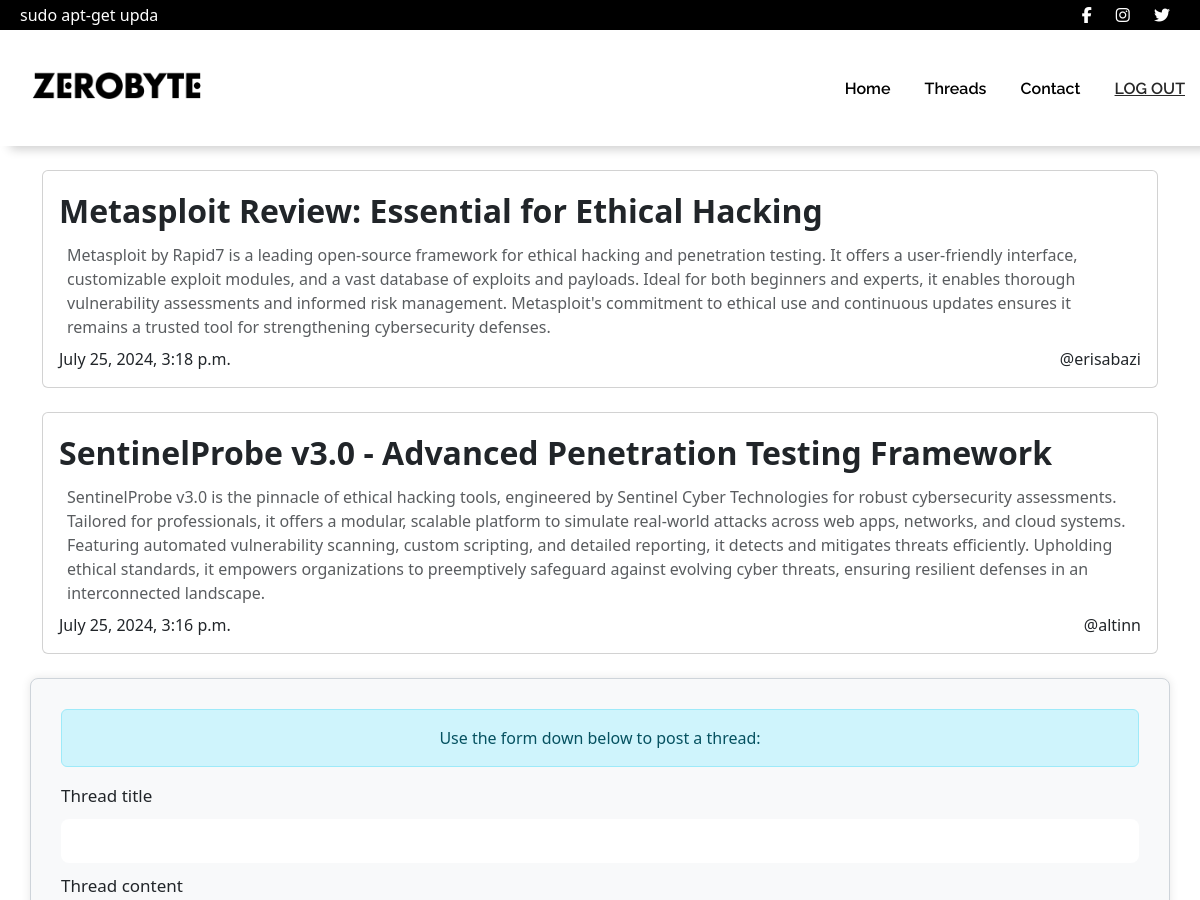
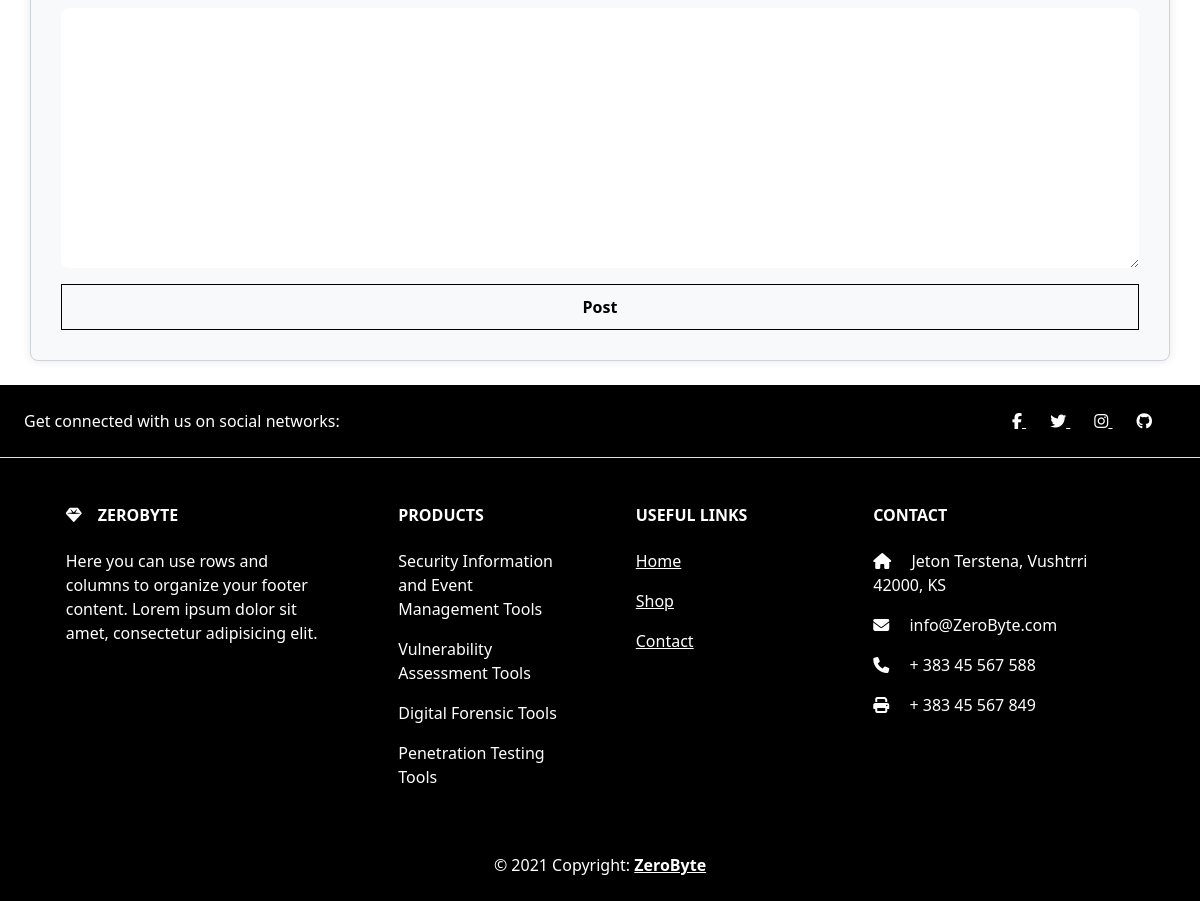
Page /threads/ (signed in) on the committed database (2 pictures, top to bottom).
### threads/models.py (models this page shows, shortened)
class Thread(models.Model):
    thread_title = models.CharField(max_length=255)
    thread_content = models.TextField()
    thread_author = models.ForeignKey(User, on_delete=models.CASCADE)
    thread_date = models.DateTimeField(auto_now_add=True)

### threads/views.py (the view)
# urls.py: path('', threads, name='threads'),
@login_required(login_url="login")
def threads(request):
    threads = Thread.objects.all().order_by('-thread_date')
    form = ThreadForm()
    if request.method == "POST":
        form = ThreadForm(request.POST)
        thread = form.save(commit=False)
        thread.thread_author = request.user
        thread.save()
    context = {
        'threads': threads,
        'form': form,
    }
    return render(request, 'threads/threads.html', context)

### threads/forms.py
class ThreadForm(forms.ModelForm):
    class Meta:
        model = Thread
        fields = ['thread_title', 'thread_content']

### threads/templates/threads/threads.html (shortened to what this page needs)
{% extends 'myapp/components/base.html' %}
{% load static %}
{% block styles %}
    <link rel="stylesheet" href="{% static 'css/thread.css' %}">
{% endblock %}
{% block body %}
<div class="container threads-container">
    {% for thread in threads %}
        <div class="card my-4">
            <div class="card-body">
                <div class="card-title fs-2 fw-bold">
                    {{ thread.thread_title }}
                </div>
                <div class="card-text px-2 text-muted">
                    {{ thread.thread_content }}
                </div>
                <div class="d-flex mt-2 justify-content-between card-info">
                    <div class="date">
                        {{ thread.thread_date }}
                    </div>
                    <div class="author">
                        @{{ thread.thread_author }}
                    </div>
                </div>
            </div>
        </div>
    {% endfor %}
</div>
<div class="container form-container my-4">
    <div class="alert alert-info text-center">
        Use the form down below to post a thread:
    </div>
        <form method="post" id="forma">
            <label for="thread_title">Thread title</label>
            {{ form.thread_title }}
            <label for="thread_content">Thread content</label>
            {{ form.thread_content }}
            <button type="submit">Post</button>
        </form>
    </div>
{% endblock %}

### myapp/static/css/components/base.css (style rules this page uses)
* { text-decoration: none; border: 0; padding: 0; }
body { z-index: 999; }

### threads/static/css/thread.css (style rules this page uses)
.form-container { margin: 0 auto; padding: 30px; background-color: #f8f9fa; border: 1px solid #ced4da; border-radius: 8px; box-shadow: 0 0 10px rgba(0, 0, 0, 0.1); }
input, textarea { width: 100%; padding: 10px 20px; margin: 10px 0; outline: none; border-radius: 8px; }
form label { font-weight: 500; font-size: 17px; }
form button { padding: 10px 20px; cursor: pointer; outline: none; font-weight: 600; width: 100%; border: 1px solid #000; background: transparent; color: #000; transition: .3s; }

### rows in the picture
Thread: thread_title "Metasploit Review: Essential for Ethical Hacking", thread_content "Metasploit by Rapid7 is a leading open-source framework for ethical hacking and penetration testing. It offers a user-friendly interface, customizable exploit modules, and a vast database of exploits and payloads. Ideal for both beginners and experts, it enables thorough vulnerability assessments and informed risk management. Metasploit's commitment to ethical use and continuous updates ensures it remains a trusted tool for strengthening cybersecurity defenses.", thread_date "July 25, 2024, 3:18 p.m.", thread_author "erisabazi"
Thread: thread_title "SentinelProbe v3.0 - Advanced Penetration Testing Framework", thread_content "SentinelProbe v3.0 is the pinnacle of ethical hacking tools, engineered by Sentinel Cyber Technologies for robust cybersecurity assessments. Tailored for professionals, it offers a modular, scalable platform to simulate real-world attacks across web apps, networks, and cloud systems. Featuring automated vulnerability scanning, custom scripting, and detailed reporting, it detects and mitigates threats efficiently. Upholding ethical standards, it empowers organizations to preemptively safeguard against evolving cyber threats, ensuring resilient defenses in an interconnected landscape.", thread_date "July 25, 2024, 3:16 p.m.", thread_author "altinn"
